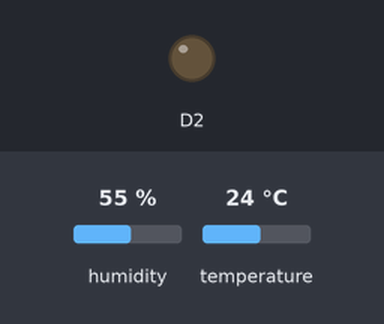
The program below on a simulated ESP8266 (Wemos D1 mini). On the bench: output pins drawn as LEDs (lit = HIGH). The test bench sets the inputs (shaded band); at power-on: humidity 55 %, temperature 24 °C. WiFi joins after 1.5 s; servers stay silent unless stated.

Above: at 0.1 s.
At 2.9 s:
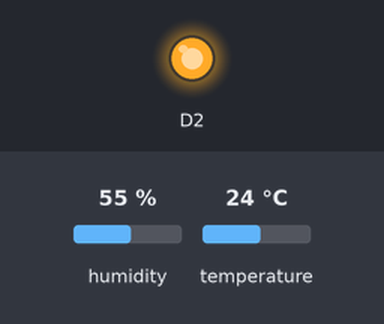
Timing chart, 0 to 4.4 s (numbered marks = the images above):
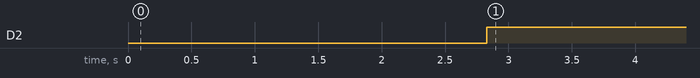

Measured:
- by itself, D2: LOW → HIGH at 2.8 s

The program:

main.cpp
```cpp
#include <Arduino.h>

/*************************************************************
  Download latest Blynk library here:
    https://github.com/blynkkk/blynk-library/releases/latest

  Blynk is a platform with iOS and Android apps to control
  Arduino, Raspberry Pi and the likes over the Internet.
  You can easily build graphic interfaces for all your
  projects by simply dragging and dropping widgets.

    Downloads, docs, tutorials: http://www.blynk.cc
    Sketch generator:           http://examples.blynk.cc
    Blynk community:            http://community.blynk.cc
    Follow us:                  http://www.fb.com/blynkapp
                                http://twitter.com/blynk_app

  Blynk library is licensed under MIT license
  This example code is in public domain.

 *************************************************************

  This example shows how value can be pushed from Arduino to
  the Blynk App.

  WARNING :
  For this example you'll need Adafruit DHT sensor libraries:
    https://github.com/adafruit/Adafruit_Sensor
    https://github.com/adafruit/DHT-sensor-library

  App project setup:
    Value Display widget attached to V5
    Value Display widget attached to V6
 *************************************************************/

/* Comment this out to disable prints and save space */
#define BLYNK_PRINT Serial

#include <Adafruit_Sensor.h>
#include <ESP8266WiFi.h>
#include <BlynkSimpleEsp8266.h>
#include <DHT.h>

// You should get Auth Token in the Blynk App.
// Go to the Project Settings (nut icon).
char auth[] = "xxxx";

// Your WiFi credentials.
// Set password to "" for open networks.
char ssid[] = "xxx";
char pass[] = "xxx";

#define DHTPIN D4         // What digital pin we're connected to

// Uncomment whatever type you're using!
#define DHTTYPE DHT11     // DHT 11
//#define DHTTYPE DHT22   // DHT 22, AM2302, AM2321
//#define DHTTYPE DHT21   // DHT 21, AM2301

DHT dht(DHTPIN, DHTTYPE);
BlynkTimer timer;

// This function sends Arduino's up time every second to Virtual Pin (5).
// In the app, Widget's reading frequency should be set to PUSH. This means
// that you define how often to send data to Blynk App.
void sendSensor()
{
  float h = dht.readHumidity();
  float t = dht.readTemperature(); // or dht.readTemperature(true) for Fahrenheit

  if (isnan(h) || isnan(t)) {
    Serial.println("Failed to read from DHT sensor!");
    return;
  }
  // You can send any value at any time.
  // Please don't send more that 10 values per second.
  Blynk.virtualWrite(V5, h);
  Blynk.virtualWrite(V6, t);


  if(h<60){
    digitalWrite(D2, HIGH);
  }else{
    digitalWrite(D2, LOW);
  }
}

void setup()
{
  pinMode(D2, OUTPUT);
  // Debug console
  Serial.begin(9600);

  Blynk.begin(auth, ssid, pass);
  // You can also specify server:
  //Blynk.begin(auth, ssid, pass, "blynk-cloud.com", 80);
  //Blynk.begin(auth, ssid, pass, IPAddress(192,168,1,100), 8080);

  dht.begin();

  // Setup a function to be called every second
  timer.setInterval(1000L, sendSensor);
}

void loop()
{
  Blynk.run();
  timer.run();
}
```
